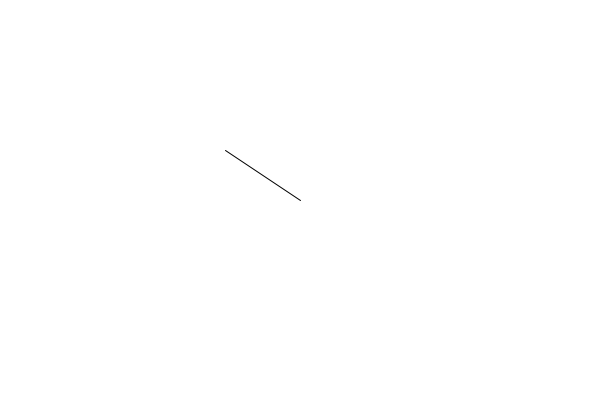
Frame 1 (no input)
Frame 60 (the mouse pressed at the canvas centre just before this capture): identical to frame 1, image omitted
Frame 120 (the mouse held since frame 60 and released just before this capture): blank canvas, image omitted

The Processing sketch that drew this single still picture (run headless with seeded random() and noise(); from frame 60 on, the mouse is pressed at the canvas centre):

// Processing sketch: vector_div
// ── vector_div.pde
PVector mouse;
PVector center;


void setup() {
  size(600, 400);
}

void draw() {
  background(255);
  mouse = new PVector(mouseX, mouseY);
  center = new PVector(width/2, height/2);
  
  mouse.sub(center);
  
  mouse.div(4);
  
  translate(width/2, height/2);
  line(0, 0, mouse.x, mouse.y);
}
